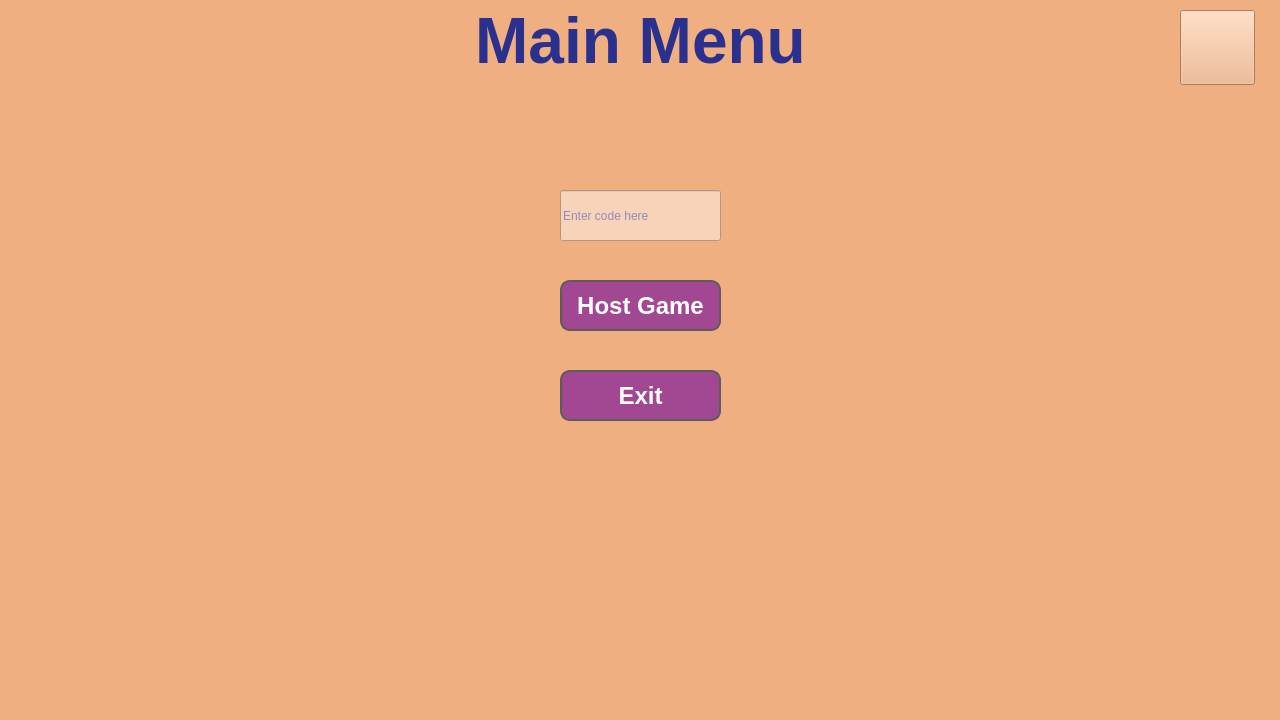
<?xml version="1.0" encoding="UTF-8"?>
<ui version="4.0">
 <class>MainMenuWindow</class>
 <widget class="QMainWindow" name="MainMenuWindow">
  <property name="geometry">
   <rect>
    <x>0</x>
    <y>0</y>
    <width>1280</width>
    <height>720</height>
   </rect>
  </property>
  <property name="minimumSize">
   <size>
    <width>1280</width>
    <height>720</height>
   </size>
  </property>
  <property name="maximumSize">
   <size>
    <width>1280</width>
    <height>720</height>
   </size>
  </property>
  <property name="windowTitle">
   <string>MainWindow</string>
  </property>
  <property name="styleSheet">
   <string notr="true">background-color: rgb(239,175,128);</string>
  </property>
  <widget class="QWidget" name="centralwidget">
   <widget class="QPushButton" name="JoinGameButton">
    <property name="geometry">
     <rect>
      <x>560</x>
      <y>190</y>
      <width>161</width>
      <height>51</height>
     </rect>
    </property>
    <property name="font">
     <font>
      <pointsize>18</pointsize>
      <bold>true</bold>
     </font>
    </property>
    <property name="styleSheet">
     <string notr="true">QPushButton {
    border-radius: 10px; 
    border: 2px solid #5c5c5c; 
    background-color: rgb(162,72,147);  
    padding: 5px;
    color: #ffffff;  
}


QPushButton:hover {
    background-color: rgb(231,96,131);  
}


QPushButton:pressed {
    background-color: rgb(225,62,103);  
}

</string>
    </property>
    <property name="text">
     <string>Join Game</string>
    </property>
   </widget>
   <widget class="QPushButton" name="HostGameButton">
    <property name="geometry">
     <rect>
      <x>560</x>
      <y>280</y>
      <width>161</width>
      <height>51</height>
     </rect>
    </property>
    <property name="font">
     <font>
      <pointsize>18</pointsize>
      <bold>true</bold>
     </font>
    </property>
    <property name="styleSheet">
     <string notr="true">QPushButton {
    border-radius: 10px; 
    border: 2px solid #5c5c5c; 
    
background-color: rgb(162,72,147);  
    padding: 5px;
    color: #ffffff;  
}


QPushButton:hover {
    background-color: rgb(231,96,131);  
}


QPushButton:pressed {
    background-color: rgb(225,62,103);  
}

</string>
    </property>
    <property name="text">
     <string>Host Game</string>
    </property>
   </widget>
   <widget class="QPushButton" name="ExitButton">
    <property name="geometry">
     <rect>
      <x>560</x>
      <y>370</y>
      <width>161</width>
      <height>51</height>
     </rect>
    </property>
    <property name="font">
     <font>
      <pointsize>18</pointsize>
      <bold>true</bold>
     </font>
    </property>
    <property name="styleSheet">
     <string notr="true">QPushButton {
    border-radius: 10px; 
    border: 2px solid #5c5c5c; 
    
background-color: rgb(162,72,147);  
    padding: 5px;
    color: #ffffff;  
}


QPushButton:hover {
    background-color: rgb(231,96,131);  
}


QPushButton:pressed {
    background-color: rgb(225,62,103);  
}

</string>
    </property>
    <property name="text">
     <string>Exit</string>
    </property>
   </widget>
   <widget class="QLabel" name="Title">
    <property name="geometry">
     <rect>
      <x>0</x>
      <y>5</y>
      <width>1281</width>
      <height>71</height>
     </rect>
    </property>
    <property name="font">
     <font>
      <pointsize>48</pointsize>
      <bold>true</bold>
     </font>
    </property>
    <property name="styleSheet">
     <string notr="true">color: rgb(41, 48, 142);</string>
    </property>
    <property name="text">
     <string>Main Menu</string>
    </property>
    <property name="alignment">
     <set>Qt::AlignCenter</set>
    </property>
   </widget>
   <widget class="QPushButton" name="ProfileButton">
    <property name="geometry">
     <rect>
      <x>1180</x>
      <y>10</y>
      <width>75</width>
      <height>75</height>
     </rect>
    </property>
    <property name="font">
     <font>
      <pointsize>18</pointsize>
      <bold>true</bold>
     </font>
    </property>
    <property name="autoFillBackground">
     <bool>false</bool>
    </property>
    <property name="styleSheet">
     <string notr="true">
</string>
    </property>
    <property name="text">
     <string/>
    </property>
   </widget>
   <widget class="QLineEdit" name="JoinGameLabel">
    <property name="geometry">
     <rect>
      <x>560</x>
      <y>190</y>
      <width>161</width>
      <height>51</height>
     </rect>
    </property>
    <property name="styleSheet">
     <string notr="true">color: rgb(55,65, 189);
background-color: rgb(247,211,185);  

</string>
    </property>
    <property name="placeholderText">
     <string>Enter code here</string>
    </property>
    <property name="clearButtonEnabled">
     <bool>true</bool>
    </property>
   </widget>
  </widget>
 </widget>
 <resources>
  <include location="GarticFrontend.qrc"/>
 </resources>
 <connections/>
</ui>
